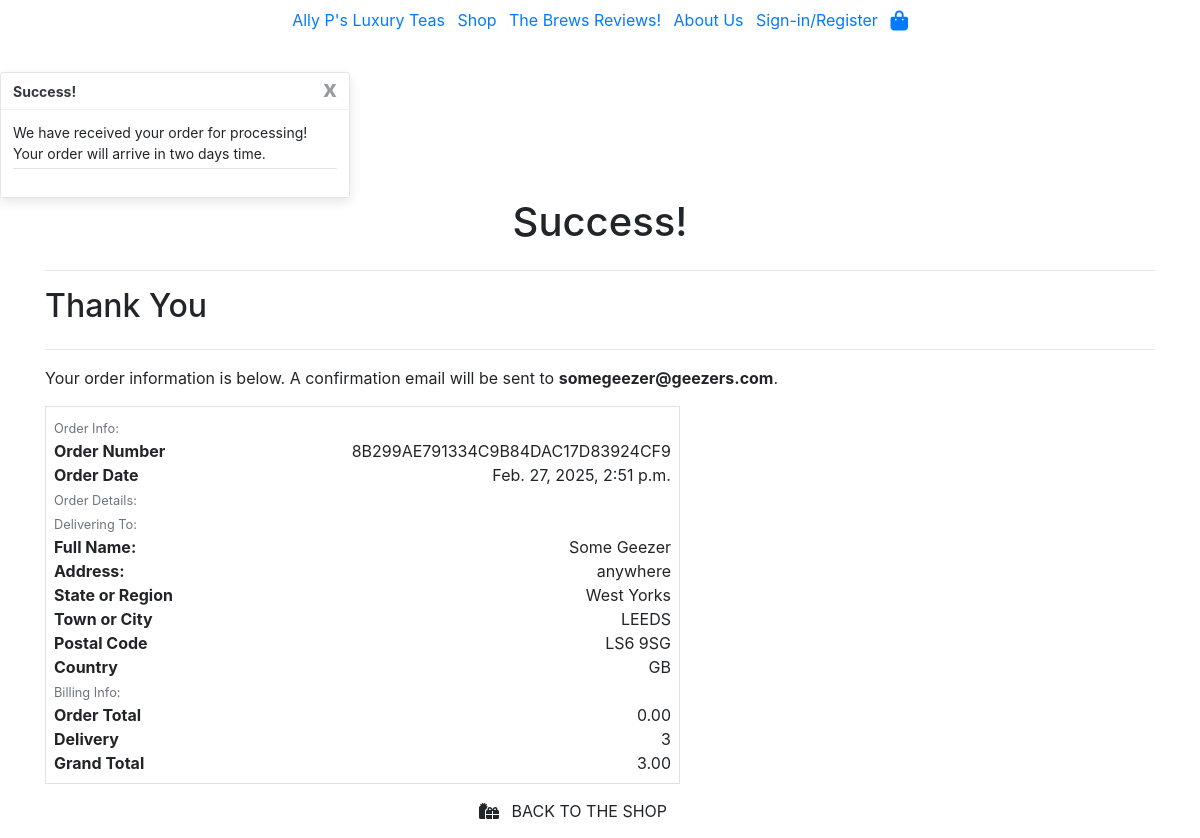
The app's page /checkout/checkout_success/8B299AE791334C9B84DAC17D83924CF9/ with its own data.
### checkout/models.py (models this page shows, shortened)
class Order(models.Model):
    order_number = models.CharField(max_length=32, null=False, editable=False)
    user_profile = models.ForeignKey(
        UserProfile,
        on_delete=models.SET_NULL,
        blank=True,
        null=True,
        related_name="orders",
    )
    full_name = models.CharField(max_length=50, null=False, blank=False)
    email = models.EmailField(max_length=254, null=False, blank=False)
    phone_number = models.CharField(max_length=20, null=True, blank=True)
    address_line1 = models.CharField(max_length=255, blank=True, null=True)
    address_line2 = models.CharField(max_length=255, blank=True, null=True)
    town_or_city = models.CharField(max_length=40, null=False, blank=False)
    state_or_region = models.CharField(max_length=80, null=True, blank=True)
    country = CountryField(blank_label="Country *", null=False, blank=False)
    postcode = models.CharField(max_length=20, null=True, blank=True)
    date = models.DateTimeField(auto_now_add=True)
    delivery_cost = models.IntegerField(
        default=3,
        validators=[validate_delivery_cost]
    )
    order_total = models.DecimalField(
        max_digits=10, decimal_places=2, null=False, default=0
    )
    grand_total = models.DecimalField(
        max_digits=10, decimal_places=2, null=False, default=0
    )
    original_bag = models.TextField(blank=False, null=False, default="")

### checkout/views.py (the view)
def checkout_success(request, order_number):
    order = get_object_or_404(Order, order_number=order_number)
    if order.delivery_cost == 3:
        messages_time = "two days time."
    elif order.delivery_cost == 7:
        messages_time = "one weeks time."
    else:
        messages_time = "two weeks time."
    messages.success(
        request,
        f"""We have received your order for processing!
            Your order will arrive in {messages_time}""",
    )
    if "bag" in request.session:
        del request.session["bag"]
    context = {
        'order': order,
    }
    return render(request, 'checkout/checkout_success.html', context)

### bag/contexts.py (called while the page is built, shortened)
def bag_contents(request):
    bag = request.session.get("bag", {})
    sample_product_id = request.session.get("sample_product_id")
    sample_added = bool(sample_product_id)
    bag_items = []
    total = 0
    total_items = 0
    sample_product = None
    total = round(total, 2)
    context = {
        "bag_items": bag_items,
        "total_items": total_items,
        "total": total,
        "sample_added": sample_added,
        "sample_product": sample_product,
    }
    return context

### checkout/templates/checkout/checkout_success.html (shortened to what this page needs)
{% extends "base.html" %}
{% block content %}
    <div class="container-fluid">
        <div class="row">
            <div class="col">
                <h1>Success!</h1>
            </div>
        </div>
    </div>
    <div class="container">
        <div class="row">
            <div class="col">
                <hr>
                <h2 class="logo-font mb-4">Thank You</h2>
                <hr>
                <p class="text-black">
                    Your order information is below. A confirmation email will be sent to <strong>{{ order.email }}</strong>.
                </p>
            </div>
        </div>
        <div class="row">
            <div class="col-12 col-lg-7">
                <div class="order-confirmation-wrapper p-2 border">
                    <div class="row">
                        <div class="col">
                            <small class="text-muted">Order Info:</small>
                        </div>
                    </div>
                    <div class="row">
                        <div class="col-12 col-md-4">
                            <p class="mb-0 text-black font-weight-bold">Order Number</p>
                        </div>
                        <div class="col-12 col-md-8 text-md-right">
                            <p class="mb-0">{{ order.order_number }}</p>
                        </div>
                    </div>
                    <div class="row">
                        <div class="col-12 col-md-4">
                            <p class="mb-0 text-black font-weight-bold">Order Date</p>
                        </div>
                        <div class="col-12 col-md-8 text-md-right">
                            <p class="mb-0">{{ order.date }}</p>
                        </div>
                    </div>
                    <div class="row">
                        <div class="col">
                            <small class="text-muted">Order Details:</small>
                        </div>
                    </div>
                    <div class="row">
                        <div class="col">
                            <small class="text-muted">Delivering To:</small>
                        </div>
                    </div>
                    <div class="row">
                        <div class="col-12 col-md-4">
                            <p class="mb-0 text-black font-weight-bold">Full Name:</p>
                        </div>
                        <div class="col-12 col-md-8 text-md-right">
                            <p class="mb-0">{{ order.full_name }}</p>
                        </div>
                    </div>
                    {% if order.address_line2 %}
                        <div class="row">
                            <div class="col-12 col-md-4">
                                <p class="mb-0 text-black font-weight-bold">Address Line 1:</p>
                            </div>
                            <div class="col-12 col-md-8 text-md-right">
                                <p class="mb-0">{{ order.address_line1 }}</p>
                            </div>
                        </div>
                        <div class="row">
                            <div class="col-12 col-md-4">
                                <p class="mb-0 text-black font-weight-bold">Address Line 2:</p>
                            </div>
                            <div class="col-12 col-md-8 text-md-right">
                                <p class="mb-0">{{ order.street_address1 }}</p>
                            </div>
                        </div>
                    {% else %}
                        <div class="row">
                        <div class="col-12 col-md-4">
                            <p class="mb-0 text-black font-weight-bold">Address:</p>
                        </div>
                        <div class="col-12 col-md-8 text-md-right">
                            <p class="mb-0">{{ order.address_line1 }}</p>
                        </div>
                    </div>
                    {% endif %}
                    {% if order.state_or_region %}
                        <div class="row">
                            <div class="col-12 col-md-4">
                                <p class="mb-0 text-black font-weight-bold">State or Region</p>
                            </div>
                            <div class="col-12 col-md-8 text-md-right">
                                <p class="mb-0">{{ order.state_or_region }}</p>
                            </div>
                        </div>
                    {% endif %}
                    <div class="row">
                        <div class="col-12 col-md-4">
                            <p class="mb-0 text-black font-weight-bold">Town or City</p>
                        </div>
                        <div class="col-12 col-md-8 text-md-right">
                            <p class="mb-0">{{ order.town_or_city }}</p>
                        </div>
                    </div>
                    {% if order.postcode %}
                        <div class="row">
                            <div class="col-12 col-md-4">
                                <p class="mb-0 text-black font-weight-bold">Postal Code</p>
                            </div>
                            <div class="col-12 col-md-8 text-md-right">
                                <p class="mb-0">{{ order.postcode }}</p>
                            </div>
                        </div>
                    {% endif %}
                    <div class="row">
                        <div class="col-12 col-md-4">
                            <p class="mb-0 text-black font-weight-bold">Country</p>
                        </div>
                        <div class="col-12 col-md-8 text-md-right">
                            <p class="mb-0">{{ order.country }}</p>
                        </div>
                    </div>
                    <div class="row">
                        <div class="col">
                            <small class="text-muted">Billing Info:</small>
                        </div>
                    </div>
                    <div class="row">
                        <div class="col-12 col-md-4">
                            <p class="mb-0 text-black font-weight-bold">Order Total</p>
                        </div>
                        <div class="col-12 col-md-8 text-md-right">
                            <p class="mb-0">{{ order.order_total }}</p>
                        </div>
                    </div>
                    <div class="row">
                        <div class="col-12 col-md-4">
                            <p class="mb-0 text-black font-weight-bold">Delivery</p>
                        </div>
                        <div class="col-12 col-md-8 text-md-right">
                            <p class="mb-0">{{ order.delivery_cost }}</p>
                        </div>
                    </div>
                    <div class="row">
                        <div class="col-12 col-md-4">
                            <p class="mb-0 text-black font-weight-bold">Grand Total</p>
                        </div>
                        <div class="col-12 col-md-8 text-md-right">
                            <p class="mb-0">{{ order.grand_total }}</p>
                        </div>
                    </div>
                </div>
            </div>
        </div>
        <div class="row">
            <div class="col-12 col-lg-7 text-right">
                {% if from_profile %}
                    <a href="{% url 'profile' %}" class="btn btn-black rounded-0 my-2">
                        <span class="icon mr-2">
                            <i class="fas fa-angle-left"></i>
                        </span>
                        <span class="text-uppercase">Go to Your Profile</span>
                    </a>
                {% else %}
                    <a href="{% url 'shop' %}"
                       class="btn btn-black rounded-0 my-2">
                        <span class="icon mr-2">
                            <i class="fas fa-gifts"></i>
                        </span>
                        <span class="text-uppercase">Back to the Shop</span>
                    </a>
                {% endif %}
            </div>
        </div>
    </div>
{% endblock content %}

### static/css/base.css (style rules this page uses)
h1 { text-align: center; }

### records on screen
Order: email "somegeezer@geezers.com", order_number "8B299AE791334C9B84DAC17D83924CF9", date "Feb. 27, 2025, 2:51 p.m.", full_name "Some Geezer", address_line1 "anywhere", state_or_region "West Yorks", town_or_city "LEEDS", postcode "LS6 9SG", country "GB", order_total "0.00", delivery_cost "3", grand_total "3.00"

### other values on screen
{{ message }} "We have received your order for processing! Your order will arrive in two days time."
